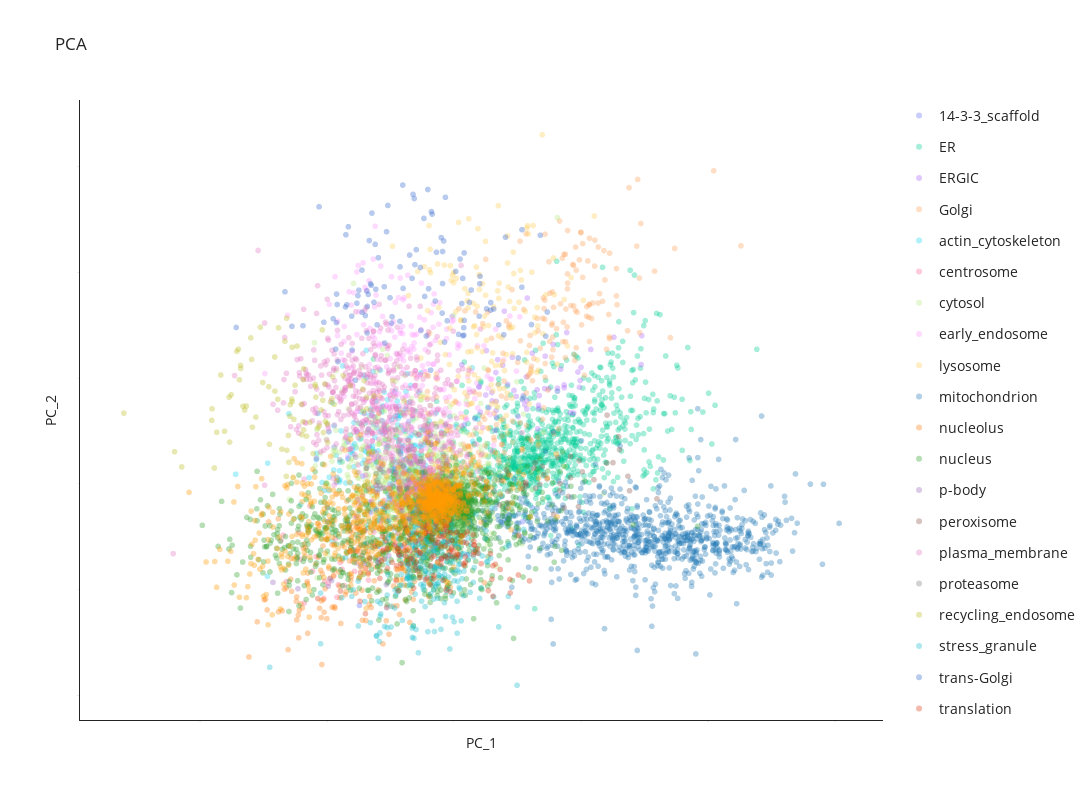

The cell this chart's notebook holds for it:
### Code cell
# generate 2D PCA plot
label_to_color = "consensus_graph_annnotation"  # **choose which annotation column to highlight here** , other choices: cluster_annotation, Protein-level_consensus_annotation

fig = pu.interaction_umap(
    umap_table,
    node_name="Gene_name_canonical", 
    cluster=label_to_color, opacity=0.35, unlabelled_color="#D0D3D4", unlabelled_opacity=0.1,
    pointsize=6, x="PC_1", y="PC_2",
    categorical=True,
)
fig.update_layout(width=1200, height=800)
# add title
fig.update_layout(title=f"PCA")

fig.show()

# save the figure as an html file
save_path = os.path.join("output")
save_name = f"{timestamp}_PCA_2Dview.html"
pio.write_html(fig, file=os.path.join(save_path, save_name), auto_open=False)

### Figure 1 — Plotly figure (JSON) as saved in the notebook; plotly's stock layout.template omitted (floating-point values rounded to 4 significant figures; data arrays with more than 128 entries replaced by an {"elided": "..."} marker saying what was removed)
{"data": [{"customdata": {"elided": "130x1 int values"}, "hovertemplate": "<b>%{hovertext}</b><br><br>consensus_graph_annnotation=14-3-3_scaffold<br>PC_1=%{x}<br>PC_2=%{y}<extra></extra>", "hovertext": {"elided": "130 str values"}, "legendgroup": "14-3-3_scaffold", "marker": {"color": "#636EFA", "opacity": 0.35, "size": 6, "symbol": "circle"}, "mode": "markers", "name": "14-3-3_scaffold", "showlegend": true, "type": "scattergl", "x": {"elided": "130 float values"}, "xaxis": "x", "y": {"elided": "130 float values"}, "yaxis": "y"}, {"customdata": {"elided": "750x1 int values"}, "hovertemplate": "<b>%{hovertext}</b><br><br>consensus_graph_annnotation=ER<br>PC_1=%{x}<br>PC_2=%{y}<extra></extra>", "hovertext": {"elided": "750 str values"}, "legendgroup": "ER", "marker": {"color": "#00CC96", "opacity": 0.35, "size": 6, "symbol": "circle"}, "mode": "markers", "name": "ER", "showlegend": true, "type": "scattergl", "x": {"elided": "750 float values"}, "xaxis": "x", "y": {"elided": "750 float values"}, "yaxis": "y"}, {"customdata": [[5141], [4808], [3029], [1983], [5688], [7569], [6800], [958], [512], [2998], [5705], [7596], [230], [3044], [7797], [3597], [5584], [6642], [3162], [4121], [8387], [5759], [282], [3837], [1754], [6281], [3827], [3648], [6708], [1747], [5712], [3519], [576], [4036], [3278], [1919], [4807], [4192], [1646], [3767], [2868], [666], [2299], [5218], [8011], [2511], [5383], [8481], [2617], [2501], [748], [2841], [6828], [2683], [4413]], "hovertemplate": "<b>%{hovertext}</b><br><br>consensus_graph_annnotation=ERGIC<br>PC_1=%{x}<br>PC_2=%{y}<extra></extra>", "hovertext": ["SCAP", "COPA", "GPR89B", "LMAN2", "YIF1B", "LMAN2L", "CHPT1", "COPZ1", "DESI2", "B4DSQ5[p]", "PIGG", "RAB3GAP2", "SREBF2", "ERGIC1", "RAB18", "SEC22B", "SAR1B", "MTMR14", "RAB3GAP1", "SEC24D", "TMED5", "SAR1A", "LMAN1", "RER1", "IER3IP1", "TMED4", "BET1", "SLC39A11", "MCFD2", "TRIM27", "RABL3", "COPB2", "TMED10", "SEC22B", "SEC31A", "ERP44", "COPB1", "SEC24A", "COPG2", "COPE", "YIPF5", "TMED9", "ERGIC3", "TMED1", "MTMR4", "RAB3B", "TMED2", "COPG1", "ARCN1", "LYSMD3", "EGFL7", "TRIM4", "SCFD1", "METTL9", "ARF4"], "legendgroup": "ERGIC", "marker": {"color": "#AB63FA", "opacity": 0.35, "size": 6, "symbol": "circle"}, "mode": "markers", "name": "ERGIC", "showlegend": true, "type": "scattergl", "x": [5.387, 1.656, 4.965, 2.449, 6.295, 4.075, 3.082, 1.252, 5.0, 4.336, 4.712, 1.277, 7.365, 4.202, 2.786, 4.58, 1.66, 0.3024, 1.983, 2.363, 2.867, 1.92, 1.662, 2.853, 2.114, 3.589, 4.439, 3.725, 3.34, 1.485, 2.725, 1.501, 1.625, 2.529, -0.06903, 3.295, 3.901, 1.377, 2.887, 3.356, 0.9998, 2.872, 4.338, 1.039, 3.33, 3.272, 0.9758, 1.72, 1.649, 4.938, 3.57, 7.393, 2.698, 4.879, 2.295], "xaxis": "x", "y": [6.369, 3.476, 4.9, 4.147, 6.946, 4.54, 6.187, 4.215, 5.524, 4.69, 3.36, 6.316, 5.654, 5.436, 3.754, 3.377, 3.916, 5.641, 8.179, 4.431, 3.551, 5.625, 3.172, 5.075, 4.716, 6.051, 7.171, 4.504, 3.586, 4.331, 4.186, 3.937, 2.542, 3.188, 7.927, 2.618, 6.606, 3.61, 8.8, 4.187, 4.63, 3.952, 4.558, 3.411, 3.733, 4.464, 4.582, 5.889, 5.278, 4.577, 4.517, 7.02, 3.989, 5.302, 5.995], "yaxis": "y"}, {"customdata": {"elided": "193x1 int values"}, "hovertemplate": "<b>%{hovertext}</b><br><br>consensus_graph_annnotation=Golgi<br>PC_1=%{x}<br>PC_2=%{y}<extra></extra>", "hovertext": {"elided": "193 str values"}, "legendgroup": "Golgi", "marker": {"color": "#FFA15A", "opacity": 0.35, "size": 6, "symbol": "circle"}, "mode": "markers", "name": "Golgi", "showlegend": true, "type": "scattergl", "x": {"elided": "193 float values"}, "xaxis": "x", "y": {"elided": "193 float values"}, "yaxis": "y"}, {"customdata": {"elided": "279x1 int values"}, "hovertemplate": "<b>%{hovertext}</b><br><br>consensus_graph_annnotation=actin_cytoskeleton<br>PC_1=%{x}<br>PC_2=%{y}<extra></extra>", "hovertext": {"elided": "279 str values"}, "legendgroup": "actin_cytoskeleton", "marker": {"color": "#19D3F3", "opacity": 0.35, "size": 6, "symbol": "circle"}, "mode": "markers", "name": "actin_cytoskeleton", "showlegend": true, "type": "scattergl", "x": {"elided": "279 float values"}, "xaxis": "x", "y": {"elided": "279 float values"}, "yaxis": "y"}, {"customdata": [[4197], [7022], [5846], [5861], [6604], [5687], [1325], [4698], [7292], [6543], [2725], [3168], [7168], [6500], [354], [3244], [1174], [6153], [7486], [6507], [6155], [8501], [2284], [10], [7175], [7320], [2440], [1302], [1148], [5493], [1805], [6418], [6850], [2147], [4142], [5908], [3831], [1381], [5540], [4204], [8342], [6773], [2771], [1318], [3657], [7409], [22], [6181], [6389], [2140]], "hovertemplate": "<b>%{hovertext}</b><br><br>consensus_graph_annnotation=centrosome<br>PC_1=%{x}<br>PC_2=%{y}<extra></extra>", "hovertext": ["PCNT", "TBC1D31", "CROCC", "CEP350", "CEP120", "ODF2", "MPHOSPH9", "CSNK1D", "AKAP9", "NIN", "BBS4", "PCM1", "CCDC138", "SPICE1", "CEP57", "PCM1", "ALMS1", "TPGS1", "CEP41", "CNTROB", "CEP128", "CCDC61", "CEP350", "CCP110", "CEP63", "CCDC77", "OFD1", "WRAP73", "MED4", "KIF7", "CEP78", "CEP97", "PIBF1", "CEP290", "CEP152", "CEP135", "CETN3", "CDK5RAP2", "C2CD3", "CEP43", "SSX2IP", "CEP192", "CEP131", "RNF213", "CCDC14", "CEP250", "CEP72", "CEP68", "MIB1", "CSPP1"], "legendgroup": "centrosome", "marker": {"color": "#FF6692", "opacity": 0.35, "size": 6, "symbol": "circle"}, "mode": "markers", "name": "centrosome", "showlegend": true, "type": "scattergl", "x": [-4.08, -4.731, -3.445, -5.125, -5.087, -3.829, -2.667, -0.8844, -4.48, -4.951, -6.048, -2.586, -3.202, -5.567, -6.599, -3.15, -5.893, -0.4956, -5.43, -3.913, -2.694, -6.721, -0.8361, -6.107, -1.692, -1.861, -3.502, -3.479, -2.3, -4.605, -4.17, -5.673, -4.674, -6.81, -3.531, -4.404, -2.766, -3.632, -1.988, -4.093, -4.11, -3.826, -3.813, -3.367, -4.324, -3.976, -2.104, -3.826, -3.321, -4.554], "xaxis": "x", "y": [-2.232, -4.341, -2.847, -5.403, -4.586, -3.201, -2.695, -2.97, -3.704, -4.692, -3.555, -1.555, -2.765, -4.111, -4.604, -2.264, -5.624, -1.602, -3.43, -4.124, -2.31, -2.412, 0.4894, -2.287, -2.437, -2.967, -2.187, -3.959, -2.794, -5.346, -2.072, -1.038, -2.577, -2.662, -2.19, -4.023, -3.067, -3.363, -3.327, -3.196, -1.948, -3.725, -1.478, -4.536, -4.793, -3.487, -3.06, -2.011, -0.8467, -4.754], "yaxis": "y"}, {"customdata": {"elided": "1836x1 int values"}, "hovertemplate": "<b>%{hovertext}</b><br><br>consensus_graph_annnotation=cytosol<br>PC_1=%{x}<br>PC_2=%{y}<extra></extra>", "hovertext": {"elided": "1836 str values"}, "legendgroup": "cytosol", "marker": {"color": "#B6E880", "opacity": 0.35, "size": 6, "symbol": "circle"}, "mode": "markers", "name": "cytosol", "showlegend": true, "type": "scattergl", "x": {"elided": "1836 float values"}, "xaxis": "x", "y": {"elided": "1836 float values"}, "yaxis": "y"}, {"customdata": {"elided": "223x1 int values"}, "hovertemplate": "<b>%{hovertext}</b><br><br>consensus_graph_annnotation=early_endosome<br>PC_1=%{x}<br>PC_2=%{y}<extra></extra>", "hovertext": {"elided": "223 str values"}, "legendgroup": "early_endosome", "marker": {"color": "#FF97FF", "opacity": 0.35, "size": 6, "symbol": "circle"}, "mode": "markers", "name": "early_endosome", "showlegend": true, "type": "scattergl", "x": {"elided": "223 float values"}, "xaxis": "x", "y": {"elided": "223 float values"}, "yaxis": "y"}, {"customdata": {"elided": "169x1 int values"}, "hovertemplate": "<b>%{hovertext}</b><br><br>consensus_graph_annnotation=lysosome<br>PC_1=%{x}<br>PC_2=%{y}<extra></extra>", "hovertext": {"elided": "169 str values"}, "legendgroup": "lysosome", "marker": {"color": "#FECB52", "opacity": 0.35, "size": 6, "symbol": "circle"}, "mode": "markers", "name": "lysosome", "showlegend": true, "type": "scattergl", "x": {"elided": "169 float values"}, "xaxis": "x", "y": {"elided": "169 float values"}, "yaxis": "y"}, {"customdata": {"elided": "864x1 int values"}, "hovertemplate": "<b>%{hovertext}</b><br><br>consensus_graph_annnotation=mitochondrion<br>PC_1=%{x}<br>PC_2=%{y}<extra></extra>", "hovertext": {"elided": "864 str values"}, "legendgroup": "mitochondrion", "marker": {"color": "#1F77B4", "opacity": 0.35, "size": 6, "symbol": "circle"}, "mode": "markers", "name": "mitochondrion", "showlegend": true, "type": "scattergl", "x": {"elided": "864 float values"}, "xaxis": "x", "y": {"elided": "864 float values"}, "yaxis": "y"}, {"customdata": {"elided": "209x1 int values"}, "hovertemplate": "<b>%{hovertext}</b><br><br>consensus_graph_annnotation=nucleolus<br>PC_1=%{x}<br>PC_2=%{y}<extra></extra>", "hovertext": {"elided": "209 str values"}, "legendgroup": "nucleolus", "marker": {"color": "#FF7F0E", "opacity": 0.35, "size": 6, "symbol": "circle"}, "mode": "markers", "name": "nucleolus", "showlegend": true, "type": "scattergl", "x": {"elided": "209 float values"}, "xaxis": "x", "y": {"elided": "209 float values"}, "yaxis": "y"}, {"customdata": {"elided": "1538x1 int values"}, "hovertemplate": "<b>%{hovertext}</b><br><br>consensus_graph_annnotation=nucleus<br>PC_1=%{x}<br>PC_2=%{y}<extra></extra>", "hovertext": {"elided": "1538 str values"}, "legendgroup": "nucleus", "marker": {"color": "#2CA02C", "opacity": 0.35, "size": 6, "symbol": "circle"}, "mode": "markers", "name": "nucleus", "showlegend": true, "type": "scattergl", "x": {"elided": "1538 float values"}, "xaxis": "x", "y": {"elided": "1538 float values"}, "yaxis": "y"}, {"customdata": [[8379], [7660], [1520], [219], [6036], [6495], [6493], [1268], [6129], [5829], [7064], [7446], [6651], [8432], [4933], [6297], [7814], [6391]], "hovertemplate": "<b>%{hovertext}</b><br><br>consensus_graph_annnotation=p-body<br>PC_1=%{x}<br>PC_2=%{y}<extra></extra>", "hovertext": ["LSM2", "YTHDC2", "LSM1", "EIF4ENIF1", "EDC4", "XRN1", "DCP1B", "LSM5", "Q6ZMY0[p]", "LSM14B", "EDC3", "LSM14B", "LSM14A", "MARF1", "LSM3", "PATL1", "DCP1A", "DCP2"], "legendgroup": "p-body", "marker": {"color": "#9467BD", "opacity": 0.35, "size": 6, "symbol": "circle"}, "mode": "markers", "name": "p-body", "showlegend": true, "type": "scattergl", "x": [-2.165, -2.652, -1.879, -4.817, -2.564, -6.142, -3.36, -2.947, -2.994, -2.623, -4.954, -7.127, -2.664, -2.093, -3.533, -3.277, -4.885, -3.017], "xaxis": "x", "y": [-3.37, -5.848, -0.7805, -4.563, -3.385, -4.948, -0.2378, -3.575, -3.707, -3.033, -4.829, -4.645, -4.75, 1.402, -3.742, -1.348, -4.468, -0.4117], "yaxis": "y"}, {"customdata": [[3836], [3713], [306], [1482], [7468], [6346], [5958], [4861], [1164], [4512], [5111], [174], [8189], [5972], [5503], [7253], [2180], [3930], [4509], [2947], [3917], [5567], [1483], [757], [3834], [932], [8473], [1991], [6163], [1081], [8225], [2751], [4574], [4578], [4030], [6315], [6915], [2004], [7852], [3780]], "hovertemplate": "<b>%{hovertext}</b><br><br>consensus_graph_annnotation=peroxisome<br>PC_1=%{x}<br>PC_2=%{y}<extra></extra>", "hovertext": ["ACOX3", "AGPS", "ACAA1", "PEX5", "PECR", "LONP2", "GSTK1", "PEX3", "PEX12", "PEX2", "EHHADH", "PEX26", "HACL1", "ECI2", "TYSND1", "PAFAH2", "ACBD5", "PEX1", "ABCD3", "B4DL07[p]", "SLC25A17", "DECR2", "HSD17B4", "ACOX1", "GNPAT", "FAR2", "PEX16", "SCP2", "ACAD11", "PEX6", "CROT", "FAR1", "ABCD1", "EPHX2", "PEX14", "TMEM135", "PEX13", "CAT", "PXMP2", "ACOT8"], "legendgroup": "peroxisome", "marker": {"color": "#8C564B", "opacity": 0.35, "size": 6, "symbol": "circle"}, "mode": "markers", "name": "peroxisome", "showlegend": true, "type": "scattergl", "x": [6.911, 1.876, 3.194, 1.799, 5.51, 4.901, 4.505, 4.587, 4.587, 4.161, 6.517, 4.332, 3.146, 4.176, 6.847, 2.062, 5.054, 3.378, 2.689, 3.218, 7.99, 4.927, 2.122, 2.839, 2.816, 6.011, 4.089, 1.277, 6.479, 0.6249, 3.923, 3.54, 2.113, 1.07, 2.145, 3.479, 6.026, 2.826, 3.666, 6.259], "xaxis": "x", "y": [-0.3127, 0.1729, 1.012, -0.9796, 0.2138, -1.066, -0.5834, 1.314, 0.3144, -0.3036, 1.63, -1.112, 0.7562, 0.02476, 0.3722, 0.673, 0.5819, -0.005937, -0.2265, -0.192, -0.6949, 1.112, -0.3391, -0.08191, 0.09307, 0.9967, 1.263, -0.1956, 2.246, 0.4512, -1.428, 0.4439, -0.8677, 0.2824, 0.4619, 0.8487, 3.266, 0.007821, 0.2449, 1.018], "yaxis": "y"}, {"customdata": {"elided": "653x1 int values"}, "hovertemplate": "<b>%{hovertext}</b><br><br>consensus_graph_annnotation=plasma_membrane<br>PC_1=%{x}<br>PC_2=%{y}<extra></extra>", "hovertext": {"elided": "653 str values"}, "legendgroup": "plasma_membrane", "marker": {"color": "#E377C2", "opacity": 0.35, "size": 6, "symbol": "circle"}, "mode": "markers", "name": "plasma_membrane", "showlegend": true, "type": "scattergl", "x": {"elided": "653 float values"}, "xaxis": "x", "y": {"elided": "653 float values"}, "yaxis": "y"}, {"customdata": [[4486], [1249], [5451], [649], [4485], [3356], [1264], [2438], [7128], [4906], [8070], [6621], [698], [5333], [7251], [1587], [4822], [5193], [8514], [8511], [8330], [5885], [4922], [5347], [6939], [2748], [1653], [594], [3553], [1654], [5078], [1418], [1965], [1655], [4508], [1470], [259], [263], [5836], [3723], [5597], [1686], [984], [4768], [2835], [6831], [1448], [7531], [1664], [4507], [5387], [6593], [4825], [4830], [5950], [3868], [8437], [1244], [1416], [5880], [5724], [8431], [5742], [5741], [1652], [879], [3035], [5957], [3883], [1624], [1625], [5615]], "hovertemplate": "<b>%{hovertext}</b><br><br>consensus_graph_annnotation=proteasome<br>PC_1=%{x}<br>PC_2=%{y}<extra></extra>", "hovertext": ["PSMA4", "PSMC6", "ADRM1", "RAD23A", "PSMA1", "PSMB7", "NUB1", "PSMC4", "NGLY1", "PSME3", "RNF181", "AFG2A", "PSMG3", "PSME4", "PSMD1", "PSMA5", "USP14", "PSMD2", "PSMC3", "PSMD8", "POMP", "ECPAS", "PSMC1", "PSMD6", "PSMG2", "PSMG1", "PSMA3", "PSME3IP1", "UBFD1", "PSMA6", "UBE3A", "PSME1", "PSMB3", "PSMB4", "PSMB5", "PSMD12", "PSMD13", "ZFAND5", "DDI2", "PSMD11", "PSMB1", "PSMD14", "TCP11L2", "PSMD7", "TCP11L1", "UBLCP1", "BAG1", "PITHD1", "PSMC2", "PSMB6", "UBE3C", "UBR7", "RAD23B", "PSMD4", "PSME3", "PSMD3", "RNF115", "PSME2", "PSMA7", "PSMD4", "PSMG4", "USP15", "UCHL5", "UCHL5", "PSMC3", "PSMA2", "UBQLN2", "ZFAND6", "TXNL1", "PSMC5", "PSMB2", "AKIRIN2"], "legendgroup": "proteasome", "marker": {"color": "#7F7F7F", "opacity": 0.35, "size": 6, "symbol": "circle"}, "mode": "markers", "name": "proteasome", "showlegend": true, "type": "scattergl", "x": [0.02357, -2.105, -2.926, -0.6435, -2.507, -2.99, -0.4118, -1.021, -0.5876, -3.073, -1.688, -1.173, -0.9291, -4.986, -0.8954, -1.803, -3.871, -2.775, -1.134, -0.6914, -1.267, -2.39, -0.4109, -2.547, -1.157, -2.609, -1.809, 0.08595, -0.6837, -1.316, 0.1937, -4.497, -2.301, -0.6416, -1.787, -0.4062, -2.306, -1.388, -1.532, -0.9409, -0.3482, -0.2131, -0.5475, -3.06, -1.418, -0.6859, -0.3796, -1.236, -2.912, -1.089, -1.724, -1.362, -1.528, -1.212, -1.865, -2.138, -1.994, -1.822, -1.292, -1.305, -0.4139, -1.518, -1.238, -0.4336, -1.413, -2.148, -2.721, -1.118, -1.134, -0.2929, -1.168, -1.117], "xaxis": "x", "y": [-0.4484, 0.9686, 0.7159, -1.282, -0.1939, 0.07696, -1.536, 1.972, -0.2704, -0.0527, -1.292, -2.578, -0.7493, -1.093, 1.874, -0.1604, 1.281, 0.5476, 1.981, 2.715, -1.038, -2.114, -0.121, -0.5631, -0.6576, -1.054, 0.229, -0.8369, -1.481, 1.079, -0.8355, 1.157, 0.5425, 2.023, 1.617, 1.375, 2.589, -0.6056, -1.433, 2.318, 2.79, -0.1053, -1.5, 0.5039, -1.139, -1.142, -2.563, -1.19, -0.06884, -0.584, -1.62, -1.349, 2.425, 0.002491, -0.214, -0.2339, 0.846, -0.6416, -0.7491, 1.211, -1.049, -0.975, -0.8954, 0.9524, -1.331, -0.1914, -0.1865, -1.306, -0.6708, 0.9752, 0.5784, -1.453], "yaxis": "y"}, {"customdata": [[2023], [1704], [1809], [1853], [5635], [5020], [2276], [1700], [5725], [2404], [1687], [7407], [7680], [7357], [1670], [4978], [2322], [4987], [2203], [5740], [1786], [2035], [7514], [1814], [8183], [6354], [5162], [267], [7988], [257], [3777], [3787], [5500], [828], [3824], [3850], [196], [4560], [5103], [5520], [6907], [6926], [6210], [977], [2681], [8034], [6726], [5445], [3368], [5442], [3470], [8232], [640], [6497], [5242], [8345], [457], [444], [8110], [6446], [6652], [6435], [5408], [3133], [6377], [6460], [5551], [5217], [7074], [4654], [8496], [4701], [7092], [4695], [2593], [14], [2612], [7781], [6117], [6138], [2515], [5024], [64], [3995], [5786]], "hovertemplate": "<b>%{hovertext}</b><br><br>consensus_graph_annnotation=recycling_endosome<br>PC_1=%{x}<br>PC_2=%{y}<extra></extra>", "hovertext": ["ECE1", "RALGAPA1", "ATP13A3", "ARHGAP10", "ATP6V0A1", "LRP2", "STEAP3", "RAB11FIP5", "WDR44", "Q59FF5[p];A8CDT9[p]", "SERPINF1", "VAMP8", "PACC1", "CRACR2A", "SCAMP2", "SIRPA", "ABCB1", "CSNK1G2", "ARL13B", "COLEC12", "STX3", "A0A3B3ITR4[p]", "SEMA4C", "SMIM1", "LNPEP", "RALGAPB", "PTPRJ", "CEMIP2", "GFOD1", "NKIRAS2", "ITGB1BP1", "SCAMP3", "RALGAPA2", "SLC12A6", "SCAMP1", "STX7", "CDK16", "SFN", "LRP1", "GFOD2", "APBB2", "SCAMP4", "RAB11FIP2", "SYT1", "ATP6V0D1", "PODXL2", "ITFG1", "RAB11B", "ATP11A", "VAMP3", "VAMP2", "PACSIN3", "LDLR", "CMTM4", "RAB32", "ATP11B", "CERK", "MYADM", "MRC2", "CD302", "CCNY", "LMTK2", "NHERF2", "PODXL", "STX12", "SLC35F2", "ANO6", "ADAM9", "CMTM7", "SLC1A1", "CSNK1G3", "ADGRE5", "ABHD17A", "TRAPPC10", "BICD1", "GPRC5B", "MICALL1", "KIAA1549", "RAB11FIP1", "SLCO4C1", "A8K6Q8[p];B7Z2I6[p]", "ATP8B2", "FCGRT", "ATP9A", "SLC35F1"], "legendgroup": "recycling_endosome", "marker": {"color": "#BCBD22", "opacity": 0.35, "size": 6, "symbol": "circle"}, "mode": "markers", "name": "recycling_endosome", "showlegend": true, "type": "scattergl", "x": [-5.449, -8.241, -7.623, -6.58, -3.595, -9.181, -4.774, -6.499, -8.448, -11.0, -1.956, -6.445, -5.083, -5.934, -5.143, -7.267, -7.05, -4.974, -6.938, -7.53, -4.804, -10.72, -8.49, -8.403, -5.188, -6.464, -9.34, -9.524, -7.292, -7.799, -9.434, -3.538, -9.536, -6.591, -4.862, -4.715, -6.6, -12.99, -6.906, -5.805, -5.469, -5.303, -9.032, -6.656, -2.416, -5.229, -4.366, -3.647, -7.966, -3.443, -4.08, -5.362, -6.179, -6.369, -4.99, -8.548, -8.77, -3.57, -8.397, -5.437, -5.92, -8.853, -5.986, -6.371, -3.156, -5.545, -5.166, -6.304, -6.257, -5.675, -6.005, -7.056, -8.307, -7.998, -3.207, -6.387, -8.834, -7.939, -6.519, -5.944, -3.431, -8.175, -5.065, -5.921, -6.776], "xaxis": "x", "y": [4.614, 3.505, 7.421, 1.6, 4.493, 5.161, 5.074, 1.031, 4.933, 1.535, 3.93, 3.762, 4.739, 4.941, 2.441, 1.887, 4.397, 1.971, 4.014, 4.806, 4.039, 0.8169, 6.382, 5.616, 7.294, 3.21, 2.455, 3.562, 4.608, 3.17, 0.7622, 4.896, 3.014, 7.846, 3.88, 3.771, 0.3676, 3.36, 7.392, 2.269, 4.719, 2.751, 2.502, 6.757, 4.908, 3.506, 5.13, 1.638, 5.895, 4.109, 4.649, 2.653, 6.53, 6.472, 2.859, 6.28, 4.224, 3.448, 5.47, 4.117, 2.565, 4.11, 2.332, 3.901, 4.181, 1.448, 3.966, 3.068, 4.678, 2.925, 3.777, 6.013, 3.681, 6.917, 1.505, 4.024, 1.989, 2.693, 2.301, 2.949, 3.562, 3.692, 2.967, 5.46, 1.657], "yaxis": "y"}, {"customdata": {"elided": "252x1 int values"}, "hovertemplate": "<b>%{hovertext}</b><br><br>consensus_graph_annnotation=stress_granule<br>PC_1=%{x}<br>PC_2=%{y}<extra></extra>", "hovertext": {"elided": "252 str values"}, "legendgroup": "stress_granule", "marker": {"color": "#17BECF", "opacity": 0.35, "size": 6, "symbol": "circle"}, "mode": "markers", "name": "stress_granule", "showlegend": true, "type": "scattergl", "x": {"elided": "252 float values"}, "xaxis": "x", "y": {"elided": "252 float values"}, "yaxis": "y"}, {"customdata": [[8339], [558], [1620], [4], [5579], [7579], [1345], [531], [7459], [7452], [1224], [1630], [1027], [8422], [7495], [7866], [1130], [5071], [8447], [422], [7828], [7919], [7549], [416], [1556], [383], [7501], [771], [8465], [8324], [8280], [1403], [1778], [1239], [300], [2073], [6401], [2090], [2855], [4448], [3007], [2430], [6388], [3661], [4009], [4434], [2353], [2818], [3222], [7345], [6756], [4028], [3396], [5907], [6909], [3052], [2514], [6644], [2094], [3955], [2984], [4791], [6293], [3801], [4324], [7242], [7202], [6829], [2159], [7189], [6799], [7188], [3899], [3901], [4772], [2907], [6588], [3913], [2274], [6340], [3925], [4771], [6743], [6420], [6272], [2729], [6951], [5882], [5898], [2569], [5901], [2584], [5895], [2727], [3151], [5667], [7013], [5951], [6959], [3558], [4162], [3083], [6505], [4099], [2761], [1929]], "hovertemplate": "<b>%{hovertext}</b><br><br>consensus_graph_annnotation=trans-Golgi<br>PC_1=%{x}<br>PC_2=%{y}<extra></extra>", "hovertext": ["TRAPPC4", "ANGEL1", "OSBPL11", "TM9SF2", "MTMR9", "CYSTM1", "TRAPPC2L", "SPG21", "TMEM59", "OSBPL10", "SNAP47", "SH3GLB1", "TRAPPC8", "ATP6V0A2", "WDR11", "RAB6B", "SPRYD7", "ATP7A", "YIPF1", "WDFY1", "HINT3", "NDFIP2", "RAB33B", "ATG9A", "DTNBP1", "ACBD3", "PRKD2", "SYNGR2", "TRAPPC1", "MTMR6", "SNX7", "SLC12A7", "PSEN2", "ARFIP2", "TBC1D5", "LRBA", "TRAPPC5", "TGOLN2", "TRAPPC11", "OSBP", "LMBRD2", "TMEM87A", "RAB43", "C17orf75", "DNAJC13", "M6PR", "TRAPPC13", "GOLM1", "TVP23C", "SLC35A5", "BLOC1S5", "VAMP4", "MDK", "FAM91A1", "GLG1", "ARFIP1", "SV2A", "DAGLB", "MFSD4B", "STX10", "KCT2", "EFNA5", "TRAPPC6B", "RAB29", "TRAPPC2", "OSBPL9", "TRAPPC9", "TRAPPC12", "SLC9A6", "STX16", "RAB2B", "ANKRD27", "SPRY1", "TRAPPC3", "CLCN5", "SLC12A4", "ARFGAP1", "STX6", "TMEM63A", "TPRA1", "ATP9B", "CLCN3", "PI4K2B", "FAM219A", "PLEKHH3", "SYAP1", "TMEM230", "SNX30", "LRIG1", "YIPF6", "AP1AR", "SORT1", "FAM219B", "KIAA0319L", "ATP7B", "ATP8A1", "RAB39B", "NAPG", "VTI1A", "STX16", "SNX4", "SYNGR1", "FAM177A1", "CPD", "SNX8", "SLC20A2"], "legendgroup": "trans-Golgi", "marker": {"color": "#3366CC", "opacity": 0.35, "size": 6, "symbol": "circle"}, "mode": "markers", "name": "trans-Golgi", "showlegend": true, "type": "scattergl", "x": [-2.127, 3.612, 0.6785, 2.672, -1.03, -3.489, -4.159, -0.5056, 2.027, 1.444, -1.094, -1.651, -2.019, 0.4067, -0.8618, -0.9181, 0.1818, -2.746, -0.6908, -3.621, 4.072, -0.45, 3.671, -3.259, -0.451, 0.3831, 0.343, -4.011, -3.412, -1.185, -2.124, -4.219, 0.2395, 1.013, -2.656, -8.575, -3.779, -0.2669, -1.566, 3.05, -3.824, 2.677, -0.3728, -0.8881, -4.272, -2.004, -0.3384, 1.282, -2.518, 1.025, -3.335, -1.001, -4.568, -0.4025, 3.399, -1.155, -4.599, -1.485, -3.745, -3.079, 0.9934, -3.15, -5.122, 2.53, -2.726, 0.3052, -5.946, -2.605, -4.027, 0.8221, 1.437, -3.231, -6.654, -3.421, -1.746, -4.624, 1.761, -3.028, -4.758, -3.879, -3.623, -2.978, 0.06652, -1.321, -4.656, 1.96, 0.3522, -5.312, -1.613, -0.4664, -3.104, -4.627, -2.438, 0.3991, -1.537, -4.256, 0.6095, -1.303, -3.285, -2.462, -3.371, -0.7375, 1.563, 0.3887, -3.431, -6.38], "xaxis": "x", "y": [7.701, 6.997, 9.179, 9.313, 13.93, 7.97, 12.17, 11.66, 11.68, 8.587, 7.004, 9.731, 14.14, 7.741, 12.77, 5.391, 7.081, 9.334, 10.97, 8.128, 4.392, 11.0, 8.139, 9.402, 9.485, 7.399, 9.729, 6.342, 8.404, 12.57, 10.27, 8.485, 10.64, 9.479, 11.93, 7.409, 8.911, 7.728, 13.51, 7.545, 8.557, 12.04, 6.717, 12.89, 8.379, 9.254, 13.56, 8.288, 8.814, 9.827, 11.52, 9.24, 5.793, 11.5, 11.77, 8.874, 8.495, 11.09, 9.171, 9.217, 7.943, 8.598, 7.653, 5.969, 6.671, 8.542, 7.491, 13.18, 7.945, 3.099, 8.227, 12.82, 9.093, 7.148, 10.83, 8.988, 7.537, 7.537, 7.822, 4.91, 10.12, 10.71, 10.06, 10.25, 6.385, 7.065, 7.015, 13.12, 13.7, 8.089, 11.34, 7.638, 7.921, 10.93, 10.38, 11.79, 8.595, 7.267, 9.478, 7.615, 8.971, 8.659, 8.281, 7.046, 9.135, 7.46], "yaxis": "y"}, {"customdata": {"elided": "144x1 int values"}, "hovertemplate": "<b>%{hovertext}</b><br><br>consensus_graph_annnotation=translation<br>PC_1=%{x}<br>PC_2=%{y}<extra></extra>", "hovertext": {"elided": "144 str values"}, "legendgroup": "translation", "marker": {"color": "#DC3912", "opacity": 0.35, "size": 6, "symbol": "circle"}, "mode": "markers", "name": "translation", "showlegend": true, "type": "scattergl", "x": {"elided": "144 float values"}, "xaxis": "x", "y": {"elided": "144 float values"}, "yaxis": "y"}, {"customdata": {"elided": "875x1 int values"}, "hovertemplate": "<b>%{hovertext}</b><br><br>consensus_graph_annnotation=unclassified<br>PC_1=%{x}<br>PC_2=%{y}<extra></extra>", "hovertext": {"elided": "875 str values"}, "legendgroup": "unclassified", "marker": {"color": "#FF9900", "opacity": 0.35, "size": 6, "symbol": "circle"}, "mode": "markers", "name": "unclassified", "showlegend": true, "type": "scattergl", "x": {"elided": "875 float values"}, "xaxis": "x", "y": {"elided": "875 float values"}, "yaxis": "y"}], "layout": {"height": 800, "legend": {"font": {"size": 14}}, "title": {"text": "PCA"}, "width": 1200, "xaxis": {"showticklabels": true, "tickfont": {"size": 1}, "ticks": "", "title": {"text": "PC_1"}}, "yaxis": {"showticklabels": true, "tickfont": {"size": 1}, "ticks": "", "title": {"text": "PC_2"}}}}
